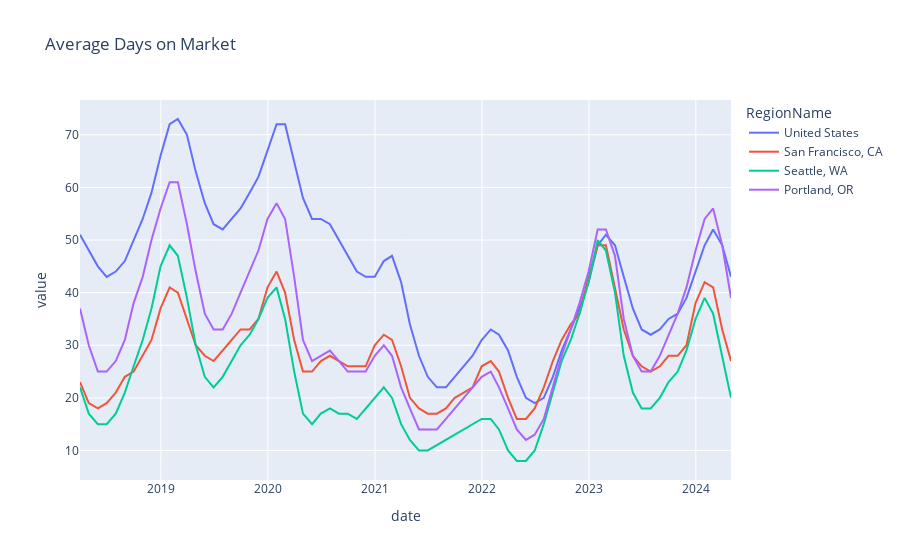

Notebook source saved alongside this figure:
### Markdown cell above
## Days on Market
The following shows the average days on market in the Seattle Metro region over the last few years.

### Code cell
#| title: Seattle Days on Market 
#| echo: false
data_code = "mean_doz_pending/Metro_mean_doz_pending_uc_sfrcondo_sm_month"

plotly_code(data_code, "Average Days on Market", ["Seattle, WA", "San Francisco, CA", "Portland, OR", "United States"])
